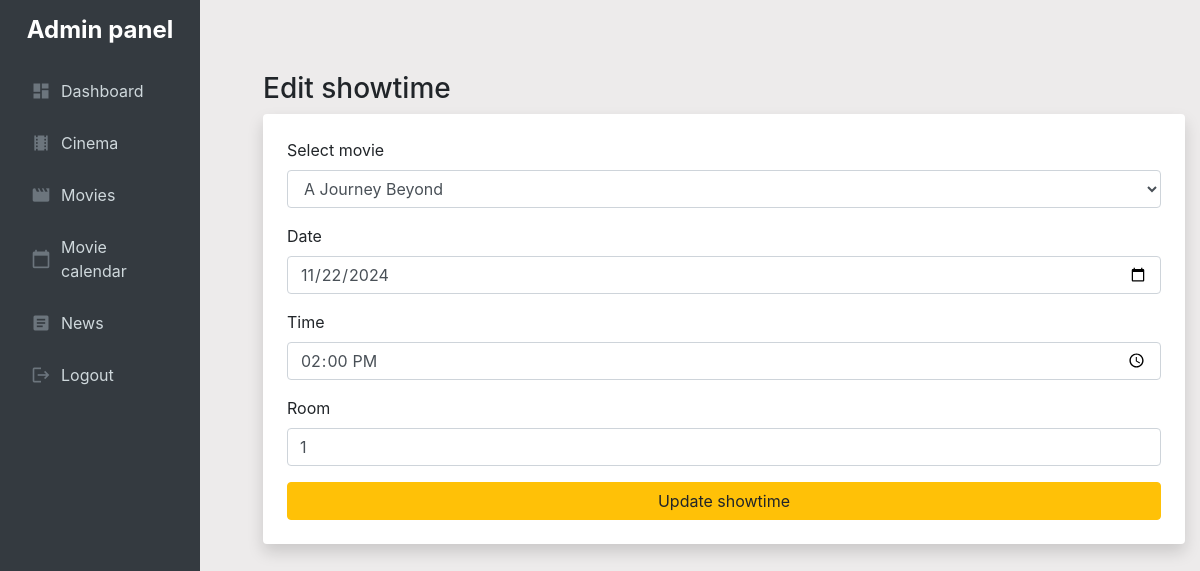
/admin/movie_calendar/views/edit_showtime_view.php?showTimeID=1, run on the app's committed database.
### tables this page shows
CREATE TABLE ShowTime (
    showTimeID INT AUTO_INCREMENT PRIMARY KEY,
    date DATE,
    time TIME NOT NULL,
    room ENUM('1', '2', '3', '4') NOT NULL,
    price DECIMAL,
    movieID INT,
    FOREIGN KEY (movieID) REFERENCES Movie(movieID) ON DELETE CASCADE
);

CREATE TABLE Movie (
    movieID INT AUTO_INCREMENT PRIMARY KEY,
    title VARCHAR(60) NOT NULL,
    genre VARCHAR(60) NOT NULL,
    runtime INT NOT NULL,
    language ENUM('English', 'Danish') NOT NULL,
    languageFlagPath VARCHAR(255),
    ageRating VARCHAR(3),
    description TEXT,
    imagePath VARCHAR(255),
    movieTag ENUM('None', 'Hot New Movie', 'Movie of the Week') DEFAULT 'None'
);

### admin/movie_calendar/actions/edit_showtime.php (called while the page is built, shortened)
<?php
require_once "../../../includes/connection.php";
try {
    $showTimeID = $_GET['showTimeID'] ?? null;
    $query = $db->prepare("SELECT * FROM ShowTime WHERE showTimeID = :showTimeID");
    $query->execute([':showTimeID' => $showTimeID]);
    $showTime = $query->fetch(PDO::FETCH_ASSOC);
    $moviesQuery = $db->query("SELECT movieID, title FROM Movie");
    $movies = $moviesQuery->fetchAll(PDO::FETCH_ASSOC);
} catch (Exception $e) {
    error_log($e->getMessage());
    $errorMessage = $e->getMessage();
}
?>

### admin/movie_calendar/views/edit_showtime_view.php (the view, shortened to what this page needs)
<?php
require_once "../actions/edit_showtime.php";
require_once "../../components/views/admin_navbar.php";
?>
<!DOCTYPE html>
<html lang="en">
<head>
    <link rel="stylesheet" href="https://maxcdn.bootstrapcdn.com/bootstrap/4.5.2/css/bootstrap.min.css">
    <link rel="stylesheet" href="../../admin_style/admin_style.css?v=1.2">
</head>
<body>
<div class="container my-4">
    <h3 class="mt-5">Edit showtime</h3>
    <form method="post" action="edit_showtime_view.php?showTimeID=<?= htmlspecialchars($showTimeID); ?>" class="p-4 shadow rounded bg-white">
        <div class="form-group">
            <label for="movie">Select movie</label>
            <select id="movie" name="movieID" class="form-control" required>
                <?php foreach ($movies as $movie): ?>
                    <option value="<?= htmlspecialchars($movie['movieID']); ?>"
                        <?= $movie['movieID'] == $showTime['movieID'] ? 'selected' : ''; ?>>
                        <?= htmlspecialchars($movie['title']); ?>
                    </option>
                <?php endforeach; ?>
            </select>
        </div>
        <div class="form-group">
            <label for="date">Date</label>
            <input type="date" id="date" name="date" class="form-control"
                   value="<?= htmlspecialchars($showTime['date'] ?? ''); ?>" required>
        </div>
        <div class="form-group">
            <label for="time">Time</label>
            <input type="time" id="time" name="time" class="form-control"
                   value="<?= htmlspecialchars($showTime['time'] ?? ''); ?>" required>
        </div>
        <div class="form-group">
            <label for="room">Room</label>
            <input type="text" id="room" name="room" class="form-control"
                   value="<?= htmlspecialchars($showTime['room'] ?? ''); ?>" required>
        </div>
        <button type="submit" name="submit" class="btn btn-warning btn-block">Update showtime</button>
    </form>
</div>
</body>
</html>

### admin/admin_style/admin_style.css (style rules this page uses)
body { margin: 0; display: flex; background-color: #edebeb; }
.container { max-width: 1200px; margin: 0 auto; }
form { max-width: 1100px; margin: 0 auto; }
.container { max-width: 1100px; margin: 0 auto; }
.shadow { box-shadow: 0 4px 6px rgba(0, 0, 0, 0.1); }

### data on the page
showtime: movieID "A Journey Beyond", date "11/22/2024", time "14:00:00", room "1"
